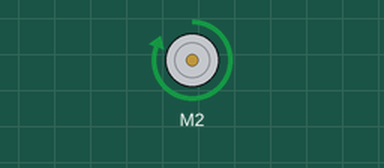
Bench run of a sketch on a simulated Arduino Uno, built with avr-gcc and run on an emulated ATmega328P. Parts: DC motor (green arrow = forward, orange = backward, longer = faster).

Above: at 0.1 s.
Timing chart, 0 to 1.6 s (numbered marks = the images above):
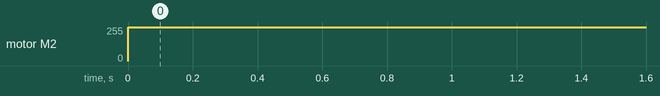

Measured:
- by itself, motor M2: stopped → forward 255/255 at 0.00 s

The sketch:

work_with_motors.ino
```cpp
/*

  Function Engine_start(int Speed, char Engine, char Direction);
  Speed: 0 - 100 in percent;
  Engine: L - left motor, R - right motor;
  Direction: F - forward, B - backward;

*/
#include <AFMotor.h>

const byte left_motor = 1;
const byte right_motor = 2;

AF_DCMotor RightMotor(right_motor);
AF_DCMotor LeftMotor(left_motor);

void Engine_start(int Speed, char Engine, char Direction);

void setup() {
  Serial.begin(9600);
}

void loop() {
  Engine_start(100, 'R', 'F');
  Engine_start(100, 'R', 'F');
}
```

Engine_Start.ino
```cpp
void Engine_start(int Speed, char Engine, char Direction) {
  int PWM = round(Speed * 2.55);
  if (Engine == 'L') {
    if (Speed != 0) {
      if (Direction == 'F') {
        LeftMotor.setSpeed(PWM);
        LeftMotor.run(FORWARD);
      }
      if (Direction == 'B') {
        LeftMotor.setSpeed(PWM);
        LeftMotor.run(BACKWARD);
      }
    }
    if (Speed == 0) { LeftMotor.run(RELEASE); }
  }
  if (Engine == 'R') {
    if (Speed != 0) {
      if (Direction == 'F') {
        RightMotor.setSpeed(PWM);
        RightMotor.run(FORWARD);
      }
      if (Direction == 'B') {
        RightMotor.setSpeed(PWM);
        RightMotor.run(BACKWARD);
      }
    }
    if (Speed == 0) { RightMotor.run(RELEASE); }
  }
}
```
